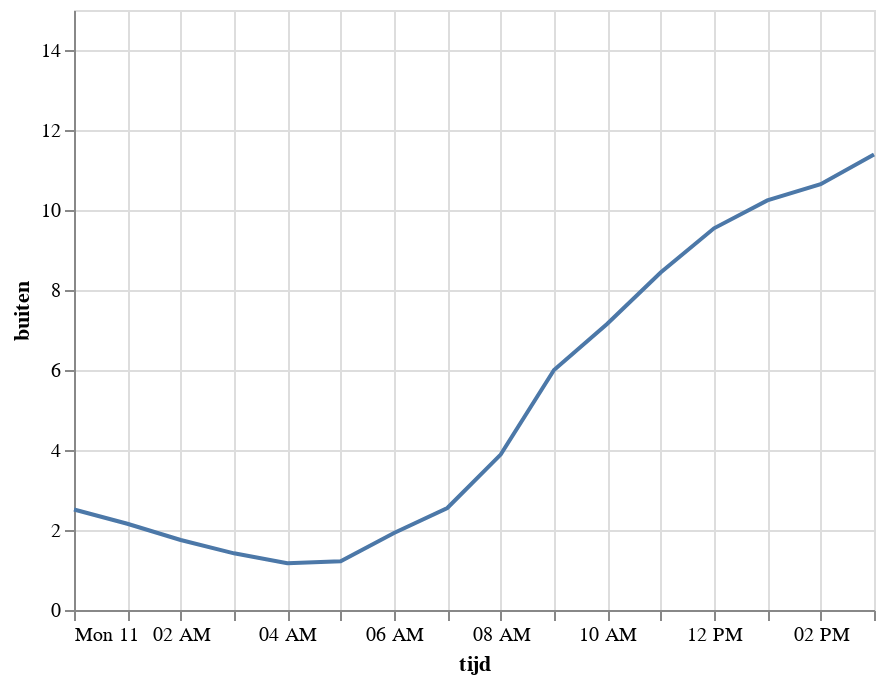

Write notebook code for a chart like this one.
### Markdown cell above
def get_min_max():

### Code cell
alt.renderers.enable('mimetype')
alt.Chart(buiten).mark_line().encode(
    x=alt.X('tijd'),
    y=alt.Y('buiten', scale=alt.Scale(domain=[min_value, max_value]))
)

### Figure 1 — Vega-Lite specification as saved in the notebook (floating-point values rounded to 4 significant figures)
{"$schema": "https://vega.github.io/schema/vega-lite/v4.17.0.json", "config": {"view": {"continuousHeight": 300, "continuousWidth": 400}}, "data": {"name": "data-8fb5300bcba4ade84b2be0ca608098e9"}, "datasets": {"data-8fb5300bcba4ade84b2be0ca608098e9": [{"buiten": 2.512, "tijd": "2022-04-11T00:00:00"}, {"buiten": 2.156, "tijd": "2022-04-11T01:00:00"}, {"buiten": 1.75, "tijd": "2022-04-11T02:00:00"}, {"buiten": 1.417, "tijd": "2022-04-11T03:00:00"}, {"buiten": 1.167, "tijd": "2022-04-11T04:00:00"}, {"buiten": 1.218, "tijd": "2022-04-11T05:00:00"}, {"buiten": 1.927, "tijd": "2022-04-11T06:00:00"}, {"buiten": 2.55, "tijd": "2022-04-11T07:00:00"}, {"buiten": 3.885, "tijd": "2022-04-11T08:00:00"}, {"buiten": 6.0, "tijd": "2022-04-11T09:00:00"}, {"buiten": 7.156, "tijd": "2022-04-11T10:00:00"}, {"buiten": 8.437, "tijd": "2022-04-11T11:00:00"}, {"buiten": 9.542, "tijd": "2022-04-11T12:00:00"}, {"buiten": 10.24, "tijd": "2022-04-11T13:00:00"}, {"buiten": 10.65, "tijd": "2022-04-11T14:00:00"}, {"buiten": 11.39, "tijd": "2022-04-11T15:00:00"}]}, "encoding": {"x": {"field": "tijd", "type": "temporal"}, "y": {"field": "buiten", "scale": {"domain": [0, 15]}, "type": "quantitative"}}, "mark": "line"}
